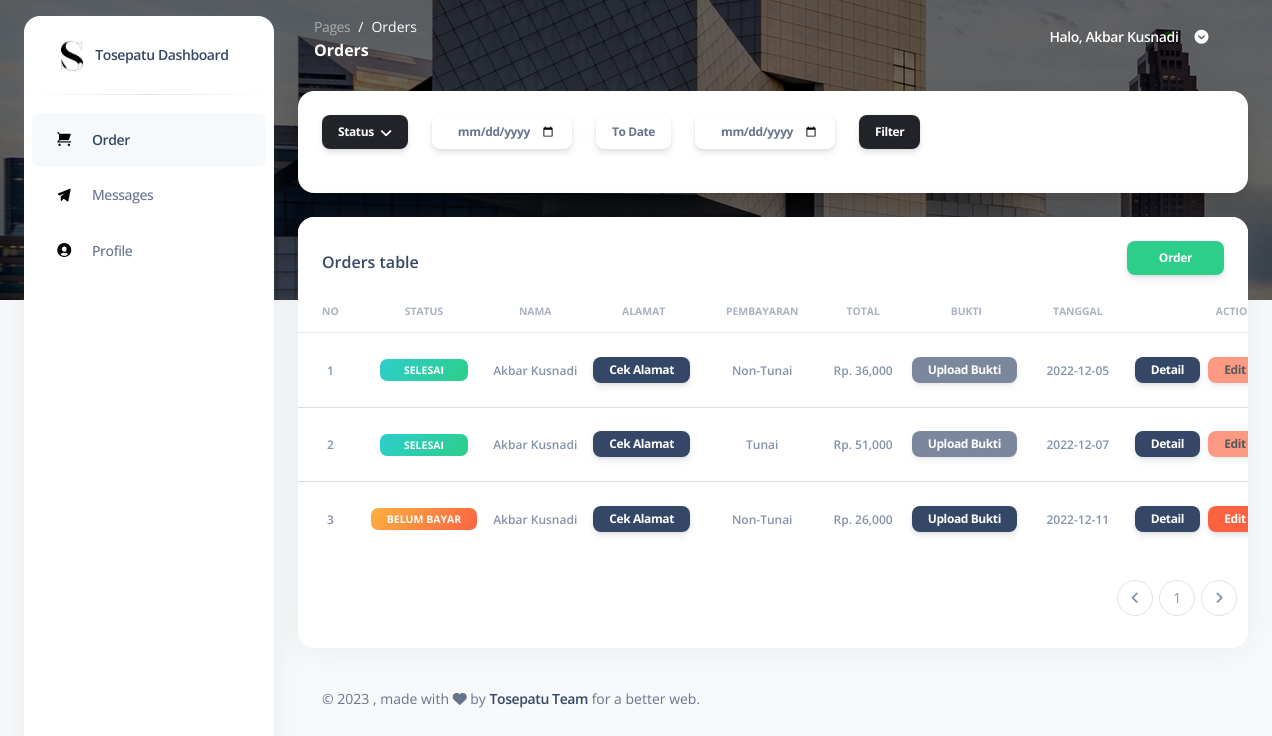
Page /pages/orders.php (signed in) on the committed database.
### tables this page shows
CREATE TABLE `tb_user` (
  `id` int(2) NOT NULL,
  `nama` varchar(50) NOT NULL,
  `username` varchar(50) NOT NULL,
  `password` varchar(50) NOT NULL,
  `role` int(2) NOT NULL
);

CREATE TABLE `tb_transaksi` (
  `id` int(11) NOT NULL,
  `id_user` int(2) NOT NULL,
  `alamat` varchar(200) NOT NULL,
  `status` int(2) NOT NULL,
  `layanan` int(2) NOT NULL,
  `jumlah` int(11) NOT NULL,
  `penjemputan` int(2) NOT NULL,
  `pengiriman` int(2) NOT NULL,
  `pembayaran` int(2) NOT NULL,
  `bukti` varchar(50) DEFAULT NULL,
  `tanggal` date NOT NULL
);

CREATE TABLE `tb_pembayaran` (
  `id` int(11) NOT NULL,
  `nama` varchar(10) NOT NULL
);

### pages/orders.php (the view, shortened to what the rows shown need)
<?php
include "../connection/koneksi.php";
if (isset($_SESSION["ses_username"]) == "") {
  header("location: ../login.php");
} elseif ($_SESSION["ses_role"] == '1') {
  header("location: logout.php");
} else {
  $data_id = $_SESSION["ses_id"];
}
?>
<!DOCTYPE html>
<html lang="en">
<head>
  <link href="../assets/css/nucleo-icons.css" rel="stylesheet" />
  <link href="../assets/css/nucleo-svg.css" rel="stylesheet" />
  <link href="../assets/css/nucleo-svg.css" rel="stylesheet" />
  <link id="pagestyle" href="../assets/css/argon-dashboard.css" rel="stylesheet" />
</head>
<body class="g-sidenav-show bg-gray-100">
  <main class="main-content position-relative border-radius-lg">
    <nav class="navbar navbar-main navbar-expand-lg px-0 mx-4 shadow-none border-radius-xl" id="navbarBlur" data-scroll="false">
      <div class="container-fluid py-1 px-3">
        <div class="collapse navbar-collapse mt-sm-0 mt-2 me-md-0 me-sm-4" id="navbar">
          <ul class="ms-md-auto pe-md-3 d-flex align-items-center navbar-nav justify-content-end">
            <?php
            $tampilprofil = ("SELECT * FROM tb_user WHERE id = '$data_id'");
            $result   = mysqli_query($koneksi, $tampilprofil);
            while ($row = mysqli_fetch_array($result)) {
              $profilName   = $row['nama'];
            ?>
              <li class="nav-item px-3 d-flex align-items-center">
                <a href="javascript:;" class="nav-link text-white font-weight-bold px-0">
                  <span class="d-sm-inline d-none">Halo, <?php echo $profilName ?></span>
                </a>
              </li>
            <?php
            }
            ?>
          </ul>
        </div>
      </div>
    </nav>
    <div class="container-fluid py-4">
      <div class="row">
        <div class="col-12">
          <div class="card mb-4">
            <div class="card-body px-0 pt-0 pb-2">
              <div class="table-responsive p-0">
                <table class="table align-items-center mb-0">
                  <thead>
                    <tr>
                      <th class="text-center text-uppercase text-secondary text-xxs font-weight-bolder opacity-7">
                        No
                      </th>
                      <th class="text-center text-uppercase text-secondary text-xxs font-weight-bolder opacity-7">
                        Status
                      </th>
                      <th class="text-center text-uppercase text-secondary text-xxs font-weight-bolder opacity-7">
                        Nama
                      </th>
                      <th class="text-center text-uppercase text-secondary text-xxs font-weight-bolder opacity-7">
                        Alamat
                      </th>
                      <th class="text-center text-uppercase text-secondary text-xxs font-weight-bolder opacity-7">
                        Pembayaran
                      </th>
                      <th class="text-center text-uppercase text-secondary text-xxs font-weight-bolder opacity-7">
                        Total
                      </th>
                      <th class="text-center text-uppercase text-secondary text-xxs font-weight-bolder opacity-7">
                        Bukti
                      </th>
                      <th class="text-center text-uppercase text-secondary text-xxs font-weight-bolder opacity-7">
                        Tanggal
                      </th>
                      <th class="text-center text-uppercase text-secondary text-xxs font-weight-bolder opacity-7">
                        Actions
                      </th>
                    </tr>
                  </thead>
                  <tbody>
                    <?php
                    $batas = 20;
                    $halaman = @$_GET['halaman'];
                    if (empty($halaman)) {
                      $posisi = 0;
                    } else {
                      $posisi = ($halaman - 1) * $batas;
                    }
                    if (isset($_POST['belum-bayar'])) {
                      $pending = ("SELECT tb_transaksi.id, tb_user.nama, tb_status.nama AS status, tb_layanan.nama as layanan, tb_layanan.harga as hargalayanan, tb_layanan.id as idlayanan, tb_penjemputan.nama as penjemputan, tb_penjemputan.id as idpenjemputan, tb_penjemputan.harga as hargapenjemputan, tb_pengiriman.id as idpengiriman, tb_pengiriman.nama as pengiriman, tb_pengiriman.harga as hargapengiriman, tb_pembayaran.id as idpembayaran, tb_transaksi.jumlah as jumlah, FORMAT(SUM(tb_transaksi.jumlah * tb_layanan.harga + tb_pengiriman.harga + tb_penjemputan.harga),0) AS total, tb_pembayaran.nama as pembayaran, tb_transaksi.alamat, tb_transaksi.bukti as bukti, tb_transaksi.tanggal FROM tb_transaksi INNER JOIN tb_status ON tb_status.id=tb_transaksi.status INNER JOIN tb_penjemputan ON tb_penjemputan.id=tb_transaksi.penjemputan INNER JOIN tb_pengiriman ON tb_pengiriman.id=tb_transaksi.pengiriman INNER JOIN tb_layanan ON tb_layanan.id=tb_transaksi.layanan INNER JOIN tb_pembayaran ON tb_pembayaran.id=tb_transaksi.pembayaran INNER JOIN tb_user ON tb_user.id=tb_transaksi.id_user WHERE tb_transaksi.id_user = '$data_id' AND tb_status.nama = 'Belum Bayar' GROUP BY tb_transaksi.id LIMIT $posisi, $batas");
                      $result   = mysqli_query($koneksi, $pending);
                    } else {
                      $query  = ("SELECT tb_transaksi.id, tb_user.nama, tb_status.nama AS status, tb_layanan.nama as layanan, tb_layanan.harga as hargalayanan, tb_layanan.id as idlayanan, tb_penjemputan.nama as penjemputan, tb_penjemputan.id as idpenjemputan, tb_penjemputan.harga as hargapenjemputan, tb_pengiriman.id as idpengiriman, tb_pengiriman.nama as pengiriman, tb_pengiriman.harga as hargapengiriman, tb_pembayaran.id as idpembayaran, tb_transaksi.jumlah as jumlah, FORMAT(SUM(tb_transaksi.jumlah * tb_layanan.harga + tb_pengiriman.harga + tb_penjemputan.harga),0) AS total, tb_pembayaran.nama as pembayaran, tb_transaksi.alamat, tb_transaksi.bukti as bukti, tb_transaksi.tanggal FROM tb_transaksi INNER JOIN tb_status ON tb_status.id=tb_transaksi.status INNER JOIN tb_penjemputan ON tb_penjemputan.id=tb_transaksi.penjemputan INNER JOIN tb_pengiriman ON tb_pengiriman.id=tb_transaksi.pengiriman INNER JOIN tb_layanan ON tb_layanan.id=tb_transaksi.layanan INNER JOIN tb_pembayaran ON tb_pembayaran.id=tb_transaksi.pembayaran INNER JOIN tb_user ON tb_user.id=tb_transaksi.id_user WHERE tb_transaksi.id_user = '$data_id' GROUP BY tb_transaksi.id LIMIT $posisi, $batas");
                      $result = mysqli_query($koneksi, $query);
                    }
                    $no     = 1;
                    while ($row = mysqli_fetch_array($result)) {
                      $transaksiId = $row['id'];
                      $transaksiNama = $row['nama'];
                      $transaksiStatus = $row['status'];
                      $transaksiTotal = $row['total'];
                      $transaksiPembayaran = $row['pembayaran'];
                      $transaksiTanggal   = $row['tanggal'];
                    ?>
                      <tr>
                        <td class="align-middle text-center">
                          <span class="text-secondary text-xs font-weight-bold"><?php echo $no++; ?></span>
                        </td>
                        <td class="align-middle text-center text-sm">
                          <?php
                          if ($transaksiStatus == "Belum Bayar") {
                            echo "
                          <span class='badge badge-sm bg-gradient-warning px-3'>Belum Bayar</span>
                          ";
                          } elseif ($transaksiStatus == "Pengerjaan") {
                            echo "
                          <span class='badge badge-sm bg-gradient-info px-4'>Pengerjaan</span>
                          ";
                          } elseif ($transaksiStatus == "Selesai") {
                            echo "
                          <span class='badge badge-sm bg-gradient-success px-4'>Selesai</span>
                            ";
                          } elseif ($transaksiStatus == "Gagal") {
                            echo "
                            <span class='badge badge-sm bg-gradient-danger'>Gagal</span>
                              ";
                          }
                          ?>
                        </td>
                        <td class="align-middle text-center">
                          <span class="text-secondary text-xs font-weight-bold"><?php echo $transaksiNama; ?></span>
                        </td>
                        <td class="align-middle text-center">
                          <button class="btn btn-dark btn-sm px-3 py-1 me-1 mt-3" data-bs-toggle="modal" data-bs-target="#modal-alamat<?php echo $row['id']; ?>">Cek Alamat</button>
                        </td>
                        <td class="align-middle text-center">
                          <span class="text-secondary text-xs font-weight-bold"> <?php echo $transaksiPembayaran; ?></span>
                        </td>
                        <td class="align-middle text-center">
                          <span class="text-secondary text-xs font-weight-bold">Rp. <?php echo $transaksiTotal; ?></span>
                        </td>
                        <td class="align-middle text-center">
                          <?php
                          if ($transaksiPembayaran == "Tunai") {
                            echo "
                          <button disabled class='btn btn-dark btn-sm px-3 py-1 me-1 mt-3' data-bs-toggle='modal' data-bs-target='#modal-bukti$transaksiId'>Upload Bukti</button>
                          ";
                          } elseif ($transaksiStatus == "Pengerjaan") {
                            echo "
                            <button disabled class='btn btn-dark btn-sm px-3 py-1 me-1 mt-3' data-bs-toggle='modal' data-bs-target='#modal-bukti$transaksiId'>Upload Bukti</button>
                            ";
                          } elseif ($transaksiStatus == "Selesai") {
                            echo "
                            <button disabled class='btn btn-dark btn-sm px-3 py-1 me-1 mt-3' data-bs-toggle='modal' data-bs-target='#modal-bukti$transaksiId'>Upload Bukti</button>
                            ";
                          } elseif ($transaksiStatus == "Gagal") {
                            echo "
                            <button disabled class='btn btn-dark btn-sm px-3 py-1 me-1 mt-3' data-bs-toggle='modal' data-bs-target='#modal-bukti$transaksiId'>Upload Bukti</button>
                            ";
                          } else {
                            echo "
                            <button class='btn btn-dark btn-sm px-3 py-1 me-1 mt-3' data-bs-toggle='modal' data-bs-target='#modal-bukti$transaksiId'>Upload Bukti</button>
                            ";
                          }
                          ?>
                        </td>
                        <td class="align-middle text-center">
                          <span class="text-secondary text-xs font-weight-bold"><?php echo $transaksiTanggal; ?></span>
                        </td>
                        <td class="align-middle text-center">
                          <button class="btn btn-dark btn-sm px-3 py-1 me-1 mt-3" data-bs-toggle="modal" data-bs-target="#modal-transaksi<?php echo $row['id']; ?>">Detail</button>
                          <?php
                          if ($transaksiStatus == "Pengerjaan") {
                            echo "
                            <button disabled class='btn btn-warning btn-sm px-3 py-1 me-1 mt-3' data-bs-toggle='modal' data-bs-target='#modal-edit$row[id]'>Edit</button>
                            <button disabled class='btn btn-danger btn-sm px-3 py-1 me-1 mt-3' data-bs-toggle='modal' data-bs-target='#modal-delete$row[id]'>Delete</button>
                            ";
                          } elseif ($transaksiStatus == "Selesai") {
                            echo "
                            <button disabled class='btn btn-warning btn-sm px-3 py-1 me-1 mt-3' data-bs-toggle='modal' data-bs-target='#modal-edit$row[id]'>Edit</button>
                            <button disabled class='btn btn-danger btn-sm px-3 py-1 me-1 mt-3' data-bs-toggle='modal' data-bs-target='#modal-delete$row[id]'>Delete</button>
                            ";
                          } elseif ($transaksiStatus == "Gagal") {
                            echo "
                            <button disabled class='btn btn-warning btn-sm px-3 py-1 me-1 mt-3' data-bs-toggle='modal' data-bs-target='#modal-edit$row[id]'>Edit</button>
                            <button disabled class='btn btn-danger btn-sm px-3 py-1 me-1 mt-3' data-bs-toggle='modal' data-bs-target='#modal-delete$row[id]'>Delete</button>
                            ";
                          } else {
                            echo "
                            <button class='btn btn-warning btn-sm px-3 py-1 me-1 mt-3' data-bs-toggle='modal' data-bs-target='#modal-edit$row[id]'>Edit</button>
                            <button class='btn btn-danger btn-sm px-3 py-1 me-1 mt-3' data-bs-toggle='modal' data-bs-target='#modal-delete$row[id]'>Delete</button>
                            ";
                          }
                          ?>
                        </td>
                      </tr>
                    <?php
                    }
                    ?>
                  </tbody>
                </table>
              </div>
            </div>
          </div>
        </div>
      </div>
    </div>
  </main>
</body>
</html>

### rows in the picture
tb_user: nama "Akbar Kusnadi"
tb_transaksi: shows "SELESAI", id_user.nama "Akbar Kusnadi", pembayaran.nama "Non-Tunai", transaksiTotal "36,000", tanggal "2022-12-05"
tb_transaksi: shows "SELESAI", id_user.nama "Akbar Kusnadi", pembayaran.nama "Tunai", transaksiTotal "51,000", tanggal "2022-12-07"
tb_transaksi: shows "BELUM BAYAR", id_user.nama "Akbar Kusnadi", pembayaran.nama "Non-Tunai", transaksiTotal "26,000", tanggal "2022-12-11"
